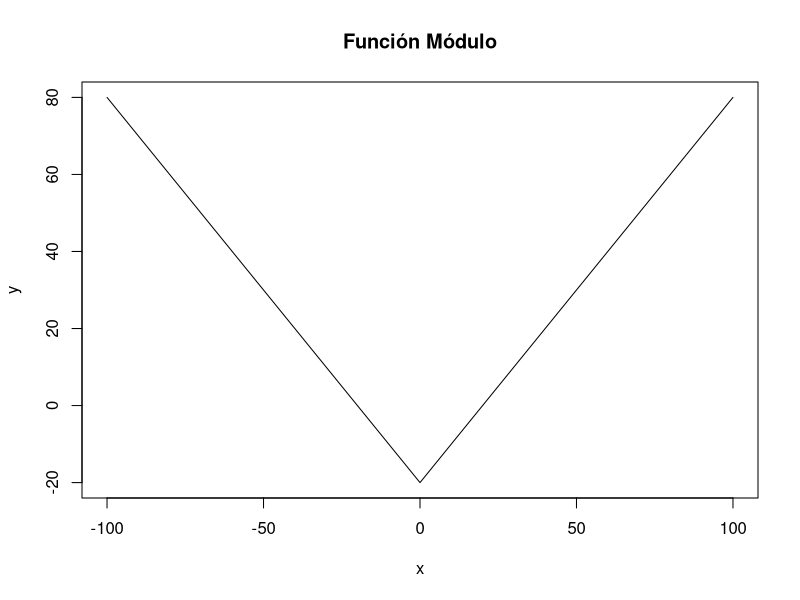
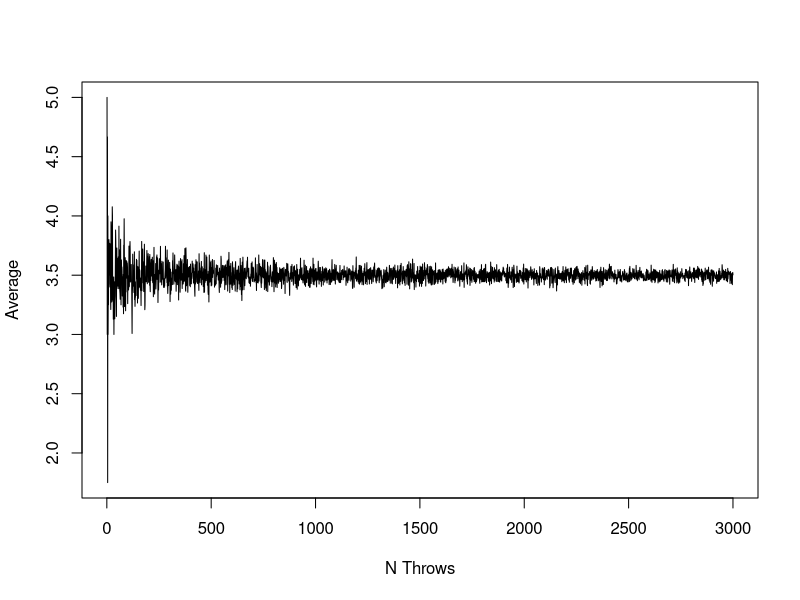
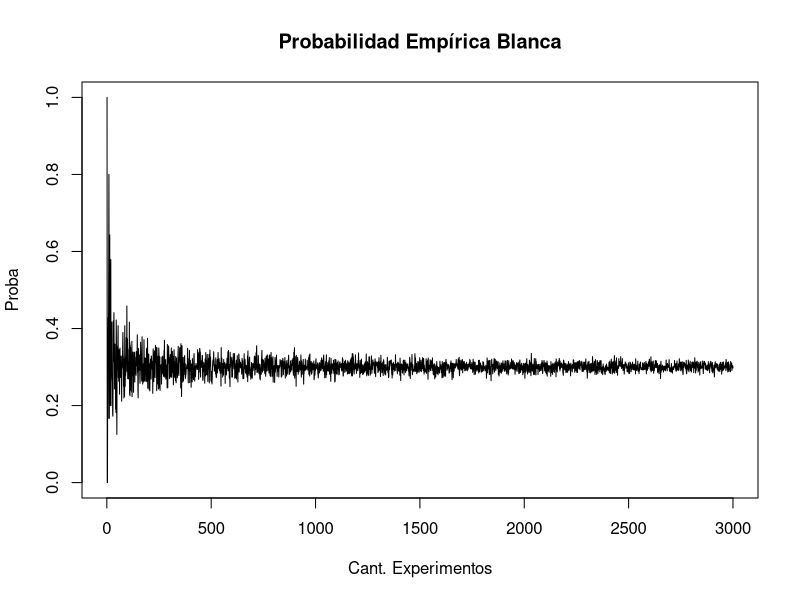

Here is the R script that generated these plots, in order:
#Ejercicio 1: Calcular la media y mediana del vector x y el número de valores que 
#están por debajo de la media y de la mediana, siendo x:

x <- c(1,5,7,9,3,5,6,2,4,7,5,6,9,8,6,2,6,1,4)

media <- mean(x)
mediana <- median(x)

# Resolución 1
under_media <- length(x[x<media])
under_median <- length(x[x<mediana])

# Resolución 2
n_below_mean <- sum(x<media)
n_below_median <- sum(x<mediana)

#Ejercicio 2: Escribir la función que calcula el módulo de un número real.

modulo <- function(num, fijo=0){
  return(abs(num)+fijo)
}

plot(-100:100, lapply(-100:100, function(x) modulo(num=x,fijo = -20)), type="l", xlab="x", ylab = "y", main="Función Módulo")


#Ejercicio 3: Usar for para hallar el resultado de dividir de manera consecutiva el número 1111 
#por los siguientes divisores (en este orden): 2, 3, 4, 5, 6.

num = 1111

#Resolución 1: función que genera almacena en el objeto "result_vec" un vector con el resultado de dividir siempre 1111 por cada uno de los números entre 2:6
result_vec <- lapply(2:6, function(x){
  result_scalar = num/x
  num = result_scalar
  return(result_scalar)})

#Resolución 2: función que imprime el paso a paso de resultado de las divisiones sucesivas por 2:6 de un número inicial (1111)
num = 1111
for (i in 2:6){
  result_scalar = num / i
  cat(result_scalar, num , i, "\n")
  num = result_scalar
} 


#Ejercicio 4: Escribir una función que responda el signo del producto de dos 
#factores dado, es decir "Positivo", o "Negativo", y en el caso que el producto 
#sea 0 devuelva "Nulo".
signo <- function(a,b){
  return(ifelse(a*b>0,"positivo",
                ifelse(a*b<0,"negativo","nulo")))
}
lista <- c(-1,3,2,4,5,0,10,5,8,-1,9,0)

for (i in 1:(length(lista)%/%2)){
  a <- lista[i]
  b <- lista[(i+1)]
  cat("a: ",a,"b: ",b,"signo: ", signo(a,b),"\n")
}

#Ejercicio 5: Simular el lanzamiento de un dado.

dice <- function(size=1){
  return(sample(x = 1:6,size = size, replace=TRUE, prob =rep(1/6,6)))
}


#Ejercicio 6: Simular el lanzamiento de cuatro dados o de un mismo dado cuatro veces.

# Un mismo dado 4 veces:
dice(4)

max_throws = 3000
plot(1:max_throws,lapply(1:max_throws, function(x) mean(dice(x))), type="l", xlab="N Throws", ylab="Average")

#Ejercicio 7: Supongamos una urna con 3 bolas blancas y 7 negras, simular la extracción de una
#bola (asignar, por ejemplo, el 1 a bola blanca y 0 a negra).

# Resolución 1:
bolas_con_reemplazo <- function(size=1, probs = c(0.7,0.3)){
  return(sample(c(0,1), size=size, replace = T, prob = probs))

}

#Ejercicio 8: Simular 8 extracciones con reemplazo de la urna del ejercicio 7.
bolas_con_reemplazo(size=8)

max_throws = 3000
plot(1:max_throws,lapply(1:max_throws, function(x) mean(bolas_con_reemplazo(x))), 
     type="l", 
     xlab="Cant. Experimentos", 
     ylab="Proba", 
     main="Probabilidad Empírica Blanca")

#------------------------------------------
#Ejemplo: Índice de masa corporal infantil
#-------------------------------------------

# Cargo la base:
PACIENTE<-1:30
EDAD<-c(7, 7, 8, 7, 7, 10,7 ,7, 7 ,9, 9, 11, 7, 9,  9, 11, 12, 7, 11,  6,  8,  8,  7, 10,  7,  8, 10,  7,  9, 10)
SEXO<-c("M", "M", "M", "F", "M", "M" ,"M", "M", "M", "M", "M", "F", "M" ,"M" ,"F" ,"M", "M" ,"M" ,"M" ,"F" ,"F" ,"F", "F","F", "M" ,"M" ,"F", "F" ,"F" ,"M")  
PESO<-c(24.4, 23.6, 47.0, 24.0, 23.9, 41.0, 32.9, 22.4, 28.7, 31.4, 28.9, 51.2, 26.2, 58.5, 23.7, 25.5, 49.7, 39.6,42.5, 21.6, 38.0, 26.6, 20.4, 23.7, 21.4, 45.7, 51.3, 28.0, 26.9, 43.9)
TALLA<-c(1.2, 1.2, 1.4, 1.2, 1.2, 1.4, 1.3, 1.2, 1.3, 1.3, 1.3, 1.6, 1.3, 1.5, 1.3, 1.3, 1.7, 1.3, 1.5, 1.2, 1.3, 1.2, 1.2,1.3, 1.2, 1.4, 1.5, 1.3, 1.3, 1.5)
IMC<-c(16.94444, 16.38889, 23.97959, 16.66667, 16.59722, 20.91837, 19.46746, 15.55556, 16.98225, 18.57988,17.10059, 20.00000, 15.50296, 26.00000, 14.02367, 15.08876, 17.19723, 23.43195, 18.88889, 15.00000,22.48521, 18.47222, 14.16667, 14.02367, 14.86111, 23.31633, 22.80000, 16.56805, 15.91716, 19.51111)
PIMC<-c(7.97, 72.72, 97.08, 83.88, 45.85, 87.33, 96.57, 32.88, 80.77, 92.72, 55.54, 77.77, 70.70, 98.69,  3.25,2.07, 38.08, 98.75, 80.60, 39.97, 96.07, 71.06,  3.44,  2.02, 56.86, 98.99, 90.84, 57.50, 44.77, 84.89)
CC<-c(54, 52, 76, 63, 56, 78, 69, 52, 60, 69, 60, 75, 50, 88, 58, 73, 75, 76, 72, 52, 76, 54, 52, 56, 56, 78, 76, 57, 57, 76)
CatPeso<-c("N",  "N",  "OB", "N",  "N",  "SO", "OB", "N",  "N",  "SO", "N",  "N",  "N",  "OB", "D",  "D",  "N",  "OB","N" , "N",  "OB", "N",  "D",  "D",  "N",  "OB", "SO", "N",  "N",  "N" )
IMCin<-data.frame(PACIENTE,EDAD,SEXO,PESO,TALLA,IMC,PIMC,CC,CatPeso)

#Ejercicio 10: Calcular la distribución porcentual de la variable categoría peso por sexo.

tab <- table(IMCin$CatPeso, IMCin$SEXO)

tabrow <- prop.table(tab,1)
tabcol <- prop.table(tab,2)
